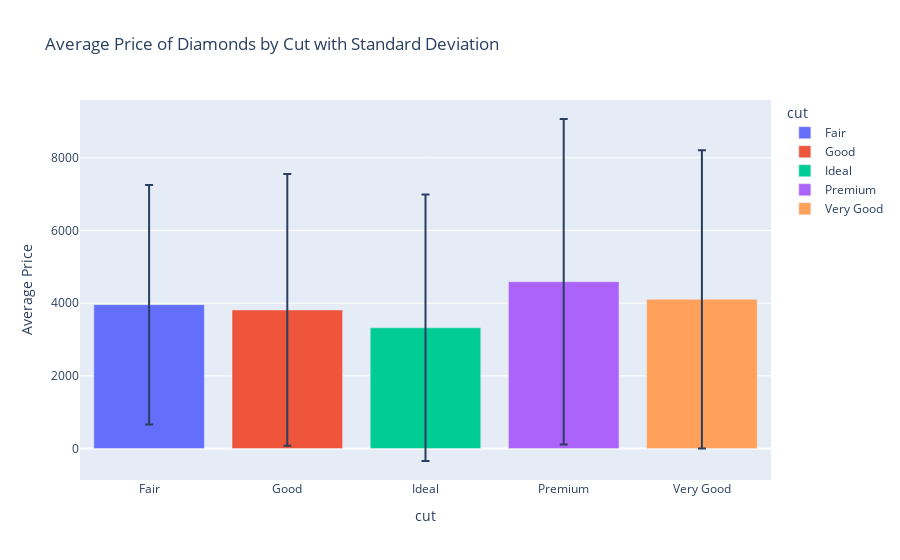

This figure's notebook cell:
### Code cell
# for each cut find means and std of price
cut_stats = df.groupby('cut')['price'].agg(['mean', 'std']).reset_index()
fig = px.bar(cut_stats, x='cut', y='mean', error_y='std',
             color='cut',
             labels={'mean': 'Average Price', 'std': 'Standard Deviation'},
             title='Average Price of Diamonds by Cut with Standard Deviation', )
fig.show()

### Figure 1 — Plotly figure (JSON) as saved in the notebook; plotly's stock layout.template omitted (floating-point values rounded to 4 significant figures)
{"data": [{"error_y": {"array": [3296.0]}, "hovertemplate": "cut=%{x}<br>Average Price=%{y}<extra></extra>", "legendgroup": "Fair", "marker": {"color": "#636efa", "pattern": {"shape": ""}}, "name": "Fair", "orientation": "v", "showlegend": true, "textposition": "auto", "type": "bar", "x": ["Fair"], "xaxis": "x", "y": [3959.0], "yaxis": "y"}, {"error_y": {"array": [3740.0]}, "hovertemplate": "cut=%{x}<br>Average Price=%{y}<extra></extra>", "legendgroup": "Good", "marker": {"color": "#EF553B", "pattern": {"shape": ""}}, "name": "Good", "orientation": "v", "showlegend": true, "textposition": "auto", "type": "bar", "x": ["Good"], "xaxis": "x", "y": [3814.0], "yaxis": "y"}, {"error_y": {"array": [3666.0]}, "hovertemplate": "cut=%{x}<br>Average Price=%{y}<extra></extra>", "legendgroup": "Ideal", "marker": {"color": "#00cc96", "pattern": {"shape": ""}}, "name": "Ideal", "orientation": "v", "showlegend": true, "textposition": "auto", "type": "bar", "x": ["Ideal"], "xaxis": "x", "y": [3322.0], "yaxis": "y"}, {"error_y": {"array": [4477.0]}, "hovertemplate": "cut=%{x}<br>Average Price=%{y}<extra></extra>", "legendgroup": "Premium", "marker": {"color": "#ab63fa", "pattern": {"shape": ""}}, "name": "Premium", "orientation": "v", "showlegend": true, "textposition": "auto", "type": "bar", "x": ["Premium"], "xaxis": "x", "y": [4591.0], "yaxis": "y"}, {"error_y": {"array": [4102.0]}, "hovertemplate": "cut=%{x}<br>Average Price=%{y}<extra></extra>", "legendgroup": "Very Good", "marker": {"color": "#FFA15A", "pattern": {"shape": ""}}, "name": "Very Good", "orientation": "v", "showlegend": true, "textposition": "auto", "type": "bar", "x": ["Very Good"], "xaxis": "x", "y": [4104.0], "yaxis": "y"}], "layout": {"barmode": "relative", "legend": {"title": {"text": "cut"}, "tracegroupgap": 0}, "title": {"text": "Average Price of Diamonds by Cut with Standard Deviation"}, "xaxis": {"anchor": "y", "categoryarray": ["Fair", "Good", "Ideal", "Premium", "Very Good"], "categoryorder": "array", "domain": [0, 1], "title": {"text": "cut"}}, "yaxis": {"anchor": "x", "domain": [0, 1], "title": {"text": "Average Price"}}}}
